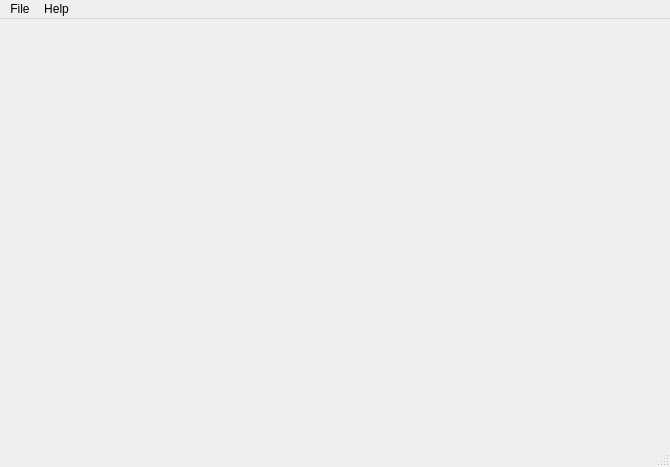
<?xml version="1.0" encoding="UTF-8"?>
<ui version="4.0">
 <class>MainWindow</class>
 <widget class="QMainWindow" name="MainWindow">
  <property name="geometry">
   <rect>
    <x>0</x>
    <y>0</y>
    <width>670</width>
    <height>467</height>
   </rect>
  </property>
  <property name="windowTitle">
   <string>tdms file Viewer</string>
  </property>
  <widget class="QWidget" name="centralwidget">
   <property name="sizePolicy">
    <sizepolicy hsizetype="Expanding" vsizetype="Expanding">
     <horstretch>0</horstretch>
     <verstretch>0</verstretch>
    </sizepolicy>
   </property>
   <layout class="QVBoxLayout" name="verticalLayout_2">
    <item>
     <layout class="QVBoxLayout" name="verticalLayout"/>
    </item>
   </layout>
  </widget>
  <widget class="QMenuBar" name="menubar">
   <property name="geometry">
    <rect>
     <x>0</x>
     <y>0</y>
     <width>670</width>
     <height>21</height>
    </rect>
   </property>
   <widget class="QMenu" name="menuFile">
    <property name="title">
     <string>File</string>
    </property>
    <addaction name="actionLoad"/>
   </widget>
   <widget class="QMenu" name="menuHelp">
    <property name="title">
     <string>Help</string>
    </property>
    <addaction name="action_About"/>
   </widget>
   <addaction name="menuFile"/>
   <addaction name="menuHelp"/>
  </widget>
  <widget class="QStatusBar" name="statusbar"/>
  <action name="actionLoad">
   <property name="text">
    <string>Open Data</string>
   </property>
   <property name="shortcut">
    <string>Ctrl+O</string>
   </property>
  </action>
  <action name="actionAbout">
   <property name="text">
    <string>About</string>
   </property>
  </action>
  <action name="action_About">
   <property name="text">
    <string>About</string>
   </property>
  </action>
 </widget>
 <resources/>
 <connections/>
</ui>
